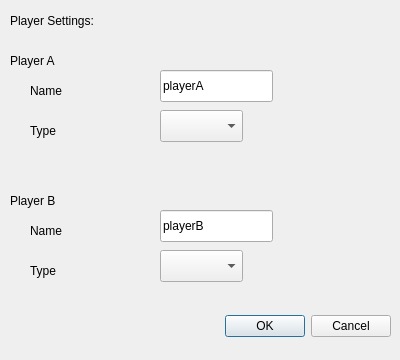
<?xml version="1.0" encoding="UTF-8"?>
<ui version="4.0">
 <class>playersettingswindow</class>
 <widget class="QDialog" name="playersettingswindow">
  <property name="geometry">
   <rect>
    <x>0</x>
    <y>0</y>
    <width>400</width>
    <height>360</height>
   </rect>
  </property>
  <property name="windowTitle">
   <string>Dialog</string>
  </property>
  <widget class="QDialogButtonBox" name="buttonBox">
   <property name="geometry">
    <rect>
     <x>50</x>
     <y>310</y>
     <width>341</width>
     <height>32</height>
    </rect>
   </property>
   <property name="orientation">
    <enum>Qt::Horizontal</enum>
   </property>
   <property name="standardButtons">
    <set>QDialogButtonBox::Cancel|QDialogButtonBox::Ok</set>
   </property>
  </widget>
  <widget class="QLabel" name="labelTitle">
   <property name="geometry">
    <rect>
     <x>10</x>
     <y>10</y>
     <width>111</width>
     <height>22</height>
    </rect>
   </property>
   <property name="text">
    <string>Player Settings:</string>
   </property>
  </widget>
  <widget class="QLabel" name="label">
   <property name="geometry">
    <rect>
     <x>10</x>
     <y>50</y>
     <width>68</width>
     <height>22</height>
    </rect>
   </property>
   <property name="text">
    <string>Player A</string>
   </property>
  </widget>
  <widget class="QLabel" name="label_playerAname">
   <property name="geometry">
    <rect>
     <x>30</x>
     <y>80</y>
     <width>68</width>
     <height>22</height>
    </rect>
   </property>
   <property name="text">
    <string>Name</string>
   </property>
  </widget>
  <widget class="QLineEdit" name="lineEdit_playerAname">
   <property name="geometry">
    <rect>
     <x>160</x>
     <y>70</y>
     <width>113</width>
     <height>32</height>
    </rect>
   </property>
   <property name="text">
    <string>playerA</string>
   </property>
  </widget>
  <widget class="QLabel" name="label_playerAtype">
   <property name="geometry">
    <rect>
     <x>30</x>
     <y>120</y>
     <width>68</width>
     <height>22</height>
    </rect>
   </property>
   <property name="text">
    <string>Type</string>
   </property>
  </widget>
  <widget class="QComboBox" name="comboBox_playerAtype">
   <property name="geometry">
    <rect>
     <x>160</x>
     <y>110</y>
     <width>83</width>
     <height>32</height>
    </rect>
   </property>
  </widget>
  <widget class="QLabel" name="label_2">
   <property name="geometry">
    <rect>
     <x>10</x>
     <y>190</y>
     <width>68</width>
     <height>22</height>
    </rect>
   </property>
   <property name="text">
    <string>Player B</string>
   </property>
  </widget>
  <widget class="QLineEdit" name="lineEdit_playerBname">
   <property name="geometry">
    <rect>
     <x>160</x>
     <y>210</y>
     <width>113</width>
     <height>32</height>
    </rect>
   </property>
   <property name="text">
    <string>playerB</string>
   </property>
  </widget>
  <widget class="QLabel" name="label_playerBname">
   <property name="geometry">
    <rect>
     <x>30</x>
     <y>220</y>
     <width>68</width>
     <height>22</height>
    </rect>
   </property>
   <property name="text">
    <string>Name</string>
   </property>
  </widget>
  <widget class="QLabel" name="label_playerBtype">
   <property name="geometry">
    <rect>
     <x>30</x>
     <y>260</y>
     <width>68</width>
     <height>22</height>
    </rect>
   </property>
   <property name="text">
    <string>Type</string>
   </property>
  </widget>
  <widget class="QComboBox" name="comboBox_playerBtype">
   <property name="geometry">
    <rect>
     <x>160</x>
     <y>250</y>
     <width>83</width>
     <height>32</height>
    </rect>
   </property>
  </widget>
 </widget>
 <resources/>
 <connections>
  <connection>
   <sender>buttonBox</sender>
   <signal>accepted()</signal>
   <receiver>playersettingswindow</receiver>
   <slot>accept()</slot>
   <hints>
    <hint type="sourcelabel">
     <x>248</x>
     <y>254</y>
    </hint>
    <hint type="destinationlabel">
     <x>157</x>
     <y>274</y>
    </hint>
   </hints>
  </connection>
  <connection>
   <sender>buttonBox</sender>
   <signal>rejected()</signal>
   <receiver>playersettingswindow</receiver>
   <slot>reject()</slot>
   <hints>
    <hint type="sourcelabel">
     <x>316</x>
     <y>260</y>
    </hint>
    <hint type="destinationlabel">
     <x>286</x>
     <y>274</y>
    </hint>
   </hints>
  </connection>
 </connections>
</ui>
